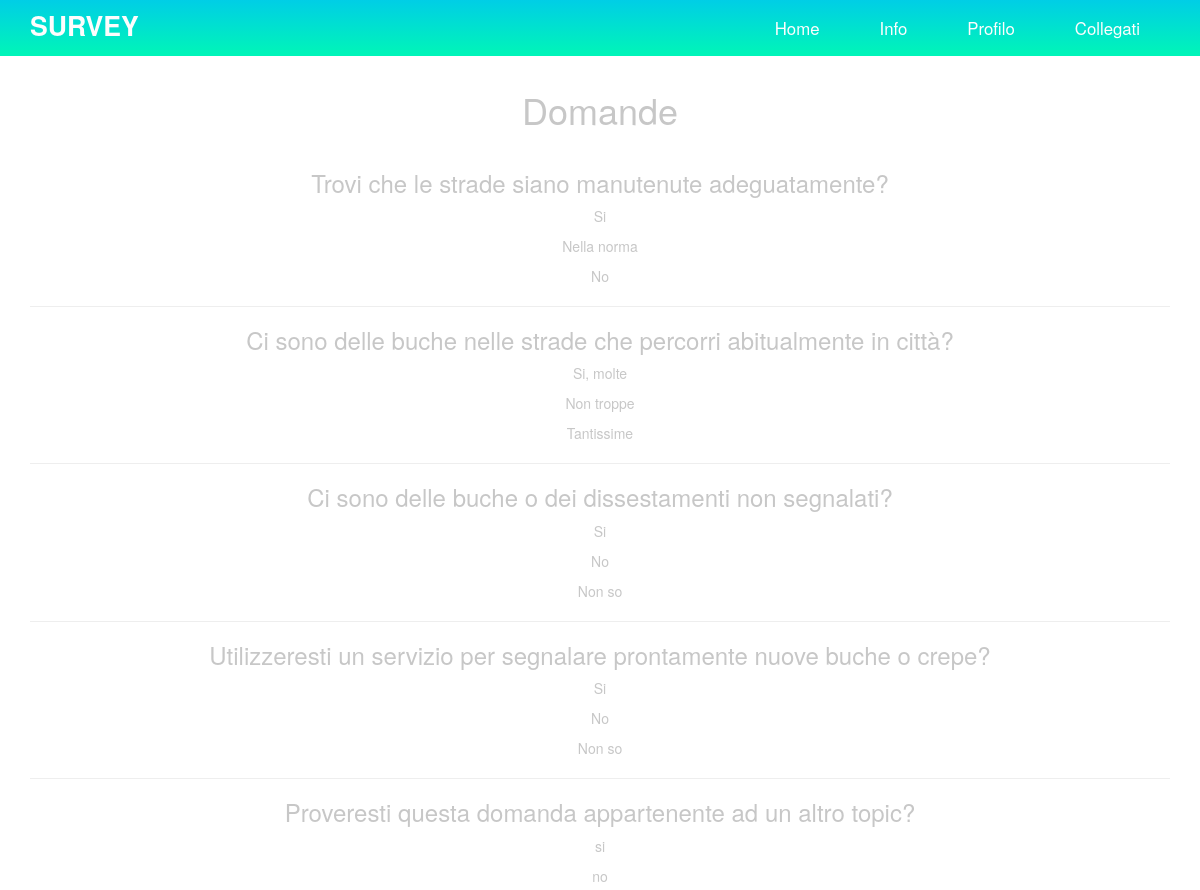
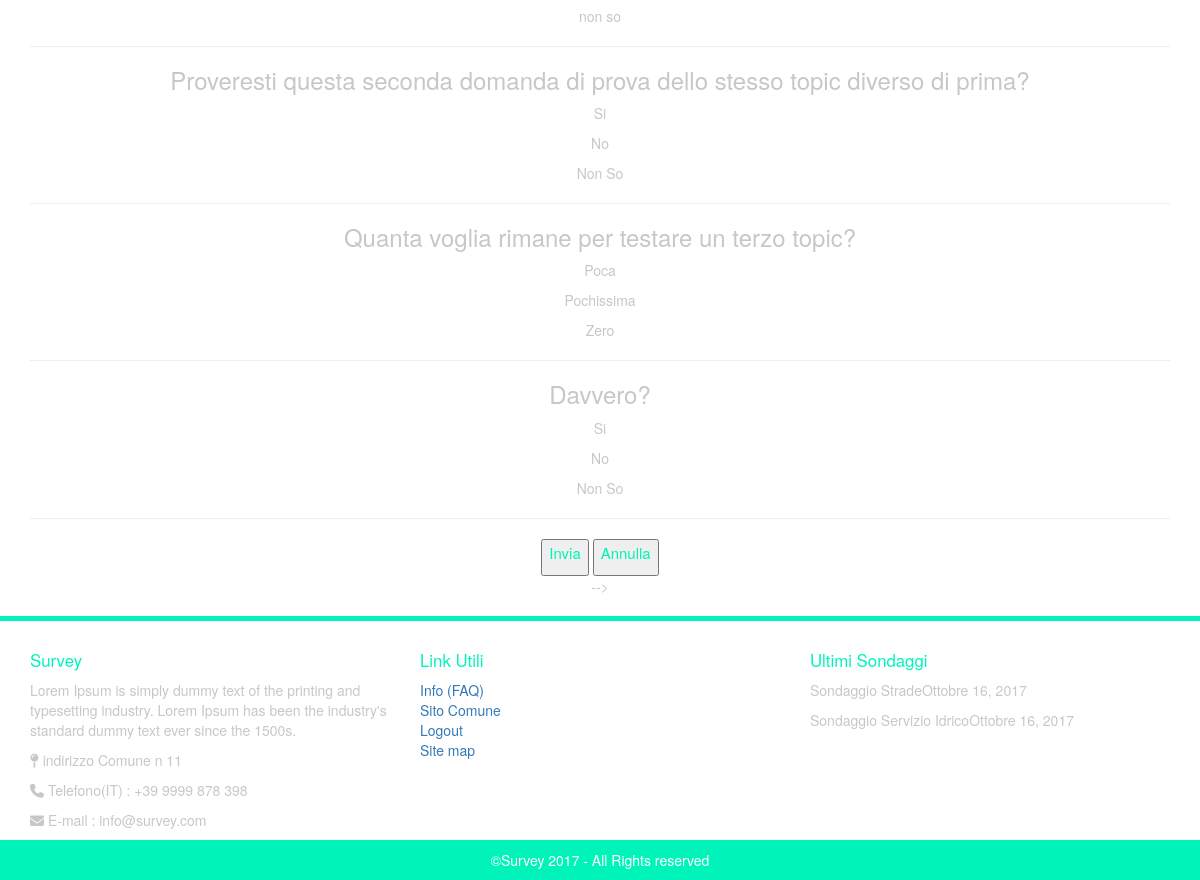
The app's page /survey_questions/ with its own data (2 pictures, top to bottom).
### Survey/models.py (models this page shows, shortened)
class Question(models.Model):
    question_text = models.CharField(max_length=255)
    answer_1 = models.CharField(max_length=255)
    answer_2 = models.CharField(max_length=255)
    answer_3 = models.CharField(max_length=255)
    votes_1 = models.IntegerField(default = 0)
    votes_2 = models.IntegerField(default = 0)
    votes_3 = models.IntegerField(default = 0)
    pub_date = models.DateTimeField('date published')
    topic_id = models.ForeignKey(Topic, on_delete=models.CASCADE)
    __original_answers = None
    def __init__(self, *args, **kwargs):
        super(Question, self).__init__(*args, **kwargs)
        self.__original_answers = [self.answer_1,self.answer_2,self.answer_3]

### Survey/views.py (the view)
# urls.py: url(r'^survey_questions/$' , views.survey_questions, name='survey_questions'),
def survey_questions(request):
    questions = Question.objects.all()
    return render(request, 'survey_questions.html' , {
        'questions': questions
        })

### templates/survey_questions.html (shortened to what this page needs)
{% extends 'base.html' %}
{% block content %}
<h1 class="questions-page">Domande</h1>
    <div class="col-md-12 questions-lis">
        {% for question in questions.all %}
        <div class="question">
            <h3>{{ question.question_text }}</h3>
            <p>{{ question.answer_1 }}</p>
            <p>{{ question.answer_2 }}</p>
            <p>{{ question.answer_3 }}</p>
        </div>
        <hr>
        {% endfor %}
        <div class="btn-submit-questions">
            <button><p>Invia</p></button>
            <button><p>Annulla</p></button>
        </div>
    </div>
    <hr>-->
{% endblock %}

### templates/base.html (shortened to what this page needs)
<!DOCTYPE html> {% load staticfiles %}
<html>
<head>
    <link rel="stylesheet" href="https://maxcdn.bootstrapcdn.com/bootstrap/3.3.7/css/bootstrap.min.css">
    <link rel="stylesheet" type="text/css" href="{% static 'css/style.css' %}">
    <link rel="stylesheet" type="text/css" href="{% static 'css/medias.css' %}">
</head>
<body>
    <nav class="navbar navbar-fixed-top" id="my-nav">
        <div class="container">
            <div class="navbar-header">
                <a class="navbar-brand" href="{% url 'survey'%}">SURVEY</a>
            </div>
            <div class="collapse navbar-collapse">
                <ul class="nav navbar-nav" id="menu-items">
                    <li>
                        <a href="{% url 'survey'%}">Home</a>
                    </li>
                    <li>
                        <a href="#">Info</a>
                    </li>
                    <li>
                        <a href="{% url 'profile'%}">Profilo</a>
                    </li>
                    {% if user.is_authenticated %}
                    <li><a href="{% url 'logout'%}">Disconnettiti</a></li>
                    <li id="user"><i class="fa fa-user-circle-o"></i> Ciao {{ user.get_username }}</li>
                    {% else %}
                    <li><a href="{% url 'login'%}">Collegati</a></li>
                    {% endif %}
                </ul>
            </div>
        </div>
    </nav>
    <div class="container" id="main-cont">
        <div class="row">
            {% block content %} {% endblock %}
        </div>
    </div>
    <footer>
        <div class="borderissimo"></div>
        <div class="container">
            <div class="row">
                <div class="footer-content">
                    <div class="col-md-4 col-sm-6 minidesc">
                        <h6>Survey</h6>
                        <p>Lorem Ipsum is simply dummy text of the printing and typesetting industry. Lorem Ipsum has been the industry's standard dummy text ever since the 1500s.</p>
                        <p><i class="fa fa-map-pin"></i> indirizzo Comune n 11</p>
                        <p><i class="fa fa-phone"></i> Telefono(IT) : +39 9999 878 398</p>
                        <p><i class="fa fa-envelope"></i> E-mail : info@survey.com</p>
                    </div>
                    <div class="col-md-4 col-sm-12">
                        <h6 class="heading7">Link Utili</h6>
                        <ul class="footer-ul">
                            <li><a href="#"> Info (FAQ)</a></li>
                            <li><a href="#"> Sito Comune</a></li>
                            <li><a href="{% url 'logout'%}"> Logout</a></li>
                            <li><a href="#"> Site map</a></li>
                        </ul>
                    </div>
                    <div class="col-md-4 col-sm-12">
                        <h6 class="heading7">Ultimi Sondaggi</h6>
                        <div class="post">
                            <p>Sondaggio Strade<span>Ottobre 16, 2017</span></p>
                            <p>Sondaggio Servizio Idrico<span>Ottobre 16, 2017</span></p>
                        </div>
                    </div>
                </div>
            </div>
        </div>
        <div class="copyright">
        <div class="container">
            <div class="col-md-12">
                <p>©Survey 2017 - All Rights reserved</p>
            </div>
        </div>
    </div>
    </footer>
</body>
</html>

### Survey/static/css/style.css (style rules this page uses)
.navbar { border: none!important; }
#my-nav { background-image: linear-gradient(-180deg, #00CEE6 0%, #00F4B9 95%)!important; background-color: none!important; border-color: none !important; }
#my-nav .navbar-brand { color: #FDFDFD; font-weight: 600; font-size: 1.9em; }
#my-nav #menu-items a, #my-nav #menu-items #user { color: #FDFDFD; padding: 18px 30px; font-weight: 400; font-size: 1.2em; }
#main-cont, .survey-page h2 { padding-top: 70px; color: #c7c7c7; text-align: center; }
button i, button p { text-align: center; color: #00F4B9!important; }
button p { font-size: 15px!important; font-weight: 500!important; }
.borderissimo { width: 100%; height: 5px; background-color: #00F4B9; margin: 20px 0px 20px 0px; }
footer p { color: #c7c7c7; }
footer h6 { color: #00F4B9; font-weight: 500; font-size: 1.2em; }
footer ul { list-style-type: none; padding: 0px; color: #00CEE6; }
.copyright { background-color: #00F4B9; }
.copyright p { color: white; font-weight: 500; text-align: center; padding-top: 10px; }

### Survey/static/css/medias.css (style rules this page uses)
@media (min-width: 768px) { .navbar-nav { float: right; margin: 0; } }

### records on screen
Question: question_text "Trovi che le strade siano manutenute adeguatamente?", answer_1 "Si", answer_2 "Nella norma", answer_3 "No"
Question: question_text "Ci sono delle buche nelle strade che percorri abitualmente in città?", answer_1 "Si, molte", answer_2 "Non troppe", answer_3 "Tantissime"
Question: question_text "Ci sono delle buche o dei dissestamenti non segnalati?", answer_1 "Si", answer_2 "No", answer_3 "Non so"
Question: question_text "Utilizzeresti un servizio per segnalare prontamente nuove buche o crepe?", answer_1 "Si", answer_2 "No", answer_3 "Non so"
Question: question_text "Proveresti questa domanda appartenente ad un altro topic?", answer_1 "si", answer_2 "no", answer_3 "non so"
Question: question_text "Proveresti questa seconda domanda di prova dello stesso topic diverso di prima?", answer_1 "Si", answer_2 "No", answer_3 "Non So"
Question: question_text "Quanta voglia rimane per testare un terzo topic?", answer_1 "Poca", answer_2 "Pochissima", answer_3 "Zero"
Question: question_text "Davvero?", answer_1 "Si", answer_2 "No", answer_3 "Non So"
